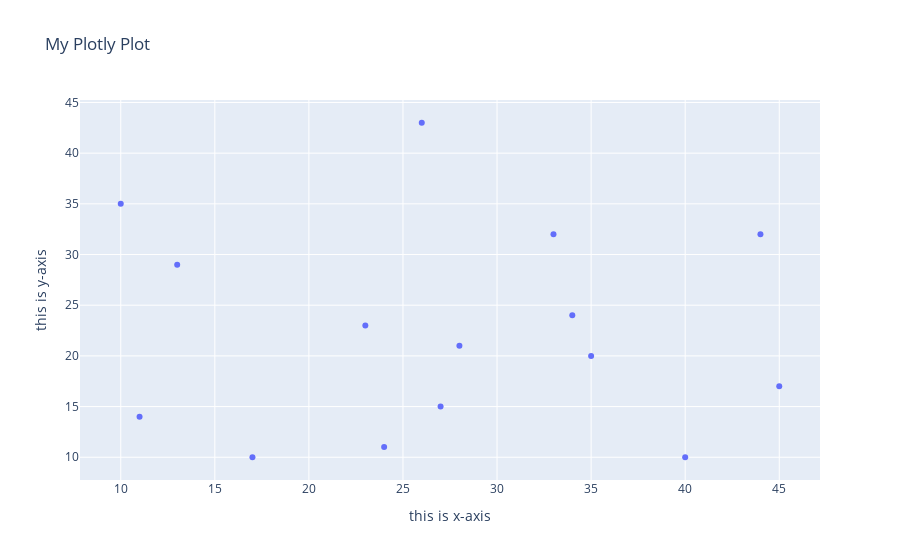

Notebook cell for this chart:
### Code cell
fig = go.Figure(data = go.Scatter(x = abc, y = xyz, mode = "markers"))
# lines
# markers
# markers+lines

fig.update_layout(
    title = "My Plotly Plot",
    xaxis_title = "this is x-axis",
    yaxis_title = "this is y-axis"
)

### Figure 1 — Plotly figure (JSON) as saved in the notebook; plotly's stock layout.template omitted (floating-point values rounded to 4 significant figures)
{"data": [{"mode": "markers", "type": "scatter", "x": [34, 10, 40, 35, 26, 11, 23, 13, 28, 45, 17, 27, 44, 24, 33], "y": [24, 35, 10, 20, 43, 14, 23, 29, 21, 17, 10, 15, 32, 11, 32]}], "layout": {"autosize": true, "title": {"text": "My Plotly Plot"}, "xaxis": {"autorange": true, "range": [7.789, 47.21], "title": {"text": "this is x-axis"}, "type": "linear"}, "yaxis": {"autorange": true, "range": [7.277, 45.72], "title": {"text": "this is y-axis"}, "type": "linear"}}}
